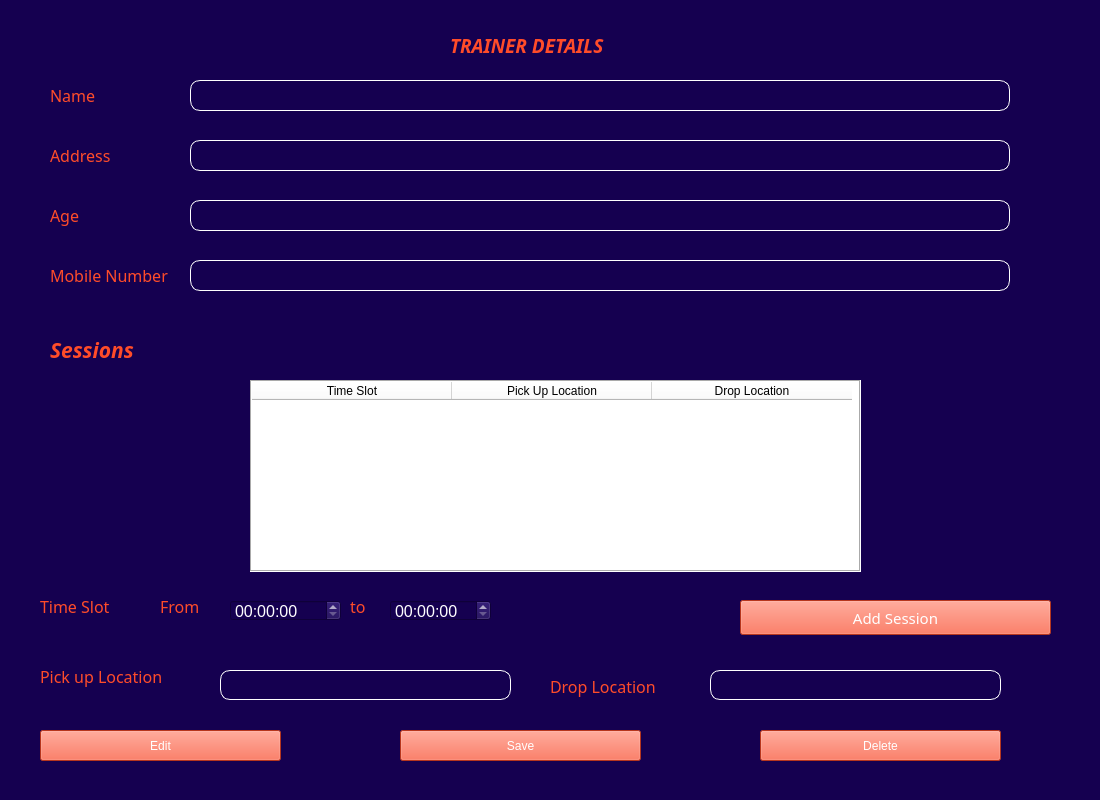
<?xml version="1.0" encoding="UTF-8"?>
<ui version="4.0">
 <class>MainWindow</class>
 <widget class="QMainWindow" name="MainWindow">
  <property name="geometry">
   <rect>
    <x>0</x>
    <y>0</y>
    <width>1100</width>
    <height>800</height>
   </rect>
  </property>
  <property name="windowTitle">
   <string>MainWindow</string>
  </property>
  <property name="styleSheet">
   <string notr="true">background:#150050;</string>
  </property>
  <widget class="QWidget" name="centralwidget">
   <property name="styleSheet">
    <string notr="true">QPushButton#SaveButton {
background-color:#FF4C29;
color:white;
}

QPushButton#SaveButton:hover {
    background-color:white;
color:#FF4C29;
}

QPushButton#SaveButton:pressed {
    background-color: rgb(224, 0, 0);     
}
QPushButton#EditButton {
background-color:#FF4C29;
color:white;
}

QPushButton#EditButton:hover {
    background-color:white;
color:#FF4C29;
}

QPushButton#EditButton:pressed {
    background-color: rgb(224, 0, 0);     
}
QPushButton#DeleteButton {
background-color:#FF4C29;
color:white;
}

QPushButton#DeleteButton:hover {
    background-color:white;
color:#FF4C29;
}

QPushButton#DeleteButton:pressed {
    background-color: rgb(224, 0, 0);     
}

QPushButton#AddSessionButton {
background-color:#FF4C29;
color:white;
}

QPushButton#AddSessionButton:hover {
    background-color:white;
color:#FF4C29;
}

QPushButton#AddSessionButton:pressed {
    background-color: rgb(224, 0, 0);     
}


</string>
   </property>
   <widget class="QLineEdit" name="dropLineEdit">
    <property name="geometry">
     <rect>
      <x>710</x>
      <y>670</y>
      <width>291</width>
      <height>30</height>
     </rect>
    </property>
    <property name="font">
     <font>
      <family>Gill Sans MT</family>
      <pointsize>11</pointsize>
     </font>
    </property>
    <property name="styleSheet">
     <string notr="true">border : 1px solid white;
border-radius : 10px;
color : white;</string>
    </property>
    <property name="alignment">
     <set>Qt::AlignCenter</set>
    </property>
   </widget>
   <widget class="QTimeEdit" name="frtimeEdit">
    <property name="geometry">
     <rect>
      <x>230</x>
      <y>600</y>
      <width>111</width>
      <height>21</height>
     </rect>
    </property>
    <property name="font">
     <font>
      <pointsize>12</pointsize>
     </font>
    </property>
    <property name="styleSheet">
     <string notr="true">color:white;</string>
    </property>
   </widget>
   <widget class="QLabel" name="label_2">
    <property name="geometry">
     <rect>
      <x>50</x>
      <y>340</y>
      <width>111</width>
      <height>20</height>
     </rect>
    </property>
    <property name="font">
     <font>
      <family>Gill Sans MT</family>
      <pointsize>16</pointsize>
      <weight>75</weight>
      <italic>true</italic>
      <bold>true</bold>
     </font>
    </property>
    <property name="styleSheet">
     <string notr="true">color:#FF4C29;</string>
    </property>
    <property name="text">
     <string>Sessions</string>
    </property>
   </widget>
   <widget class="QLabel" name="label_9">
    <property name="geometry">
     <rect>
      <x>550</x>
      <y>670</y>
      <width>141</width>
      <height>33</height>
     </rect>
    </property>
    <property name="font">
     <font>
      <family>Gill Sans MT</family>
      <pointsize>12</pointsize>
     </font>
    </property>
    <property name="styleSheet">
     <string notr="true">color:#FF4C29;</string>
    </property>
    <property name="text">
     <string>Drop Location</string>
    </property>
   </widget>
   <widget class="QLineEdit" name="pickupLineEdit">
    <property name="geometry">
     <rect>
      <x>220</x>
      <y>670</y>
      <width>291</width>
      <height>30</height>
     </rect>
    </property>
    <property name="font">
     <font>
      <family>Gill Sans MT</family>
      <pointsize>11</pointsize>
     </font>
    </property>
    <property name="styleSheet">
     <string notr="true">border : 1px solid white;
border-radius : 10px;
color : white;</string>
    </property>
    <property name="alignment">
     <set>Qt::AlignCenter</set>
    </property>
   </widget>
   <widget class="QLabel" name="label_11">
    <property name="geometry">
     <rect>
      <x>160</x>
      <y>590</y>
      <width>51</width>
      <height>33</height>
     </rect>
    </property>
    <property name="font">
     <font>
      <family>Gill Sans MT</family>
      <pointsize>12</pointsize>
     </font>
    </property>
    <property name="styleSheet">
     <string notr="true">color:#FF4C29;</string>
    </property>
    <property name="text">
     <string>From</string>
    </property>
   </widget>
   <widget class="QLabel" name="label_7">
    <property name="geometry">
     <rect>
      <x>350</x>
      <y>590</y>
      <width>31</width>
      <height>33</height>
     </rect>
    </property>
    <property name="font">
     <font>
      <family>Gill Sans MT</family>
      <pointsize>12</pointsize>
     </font>
    </property>
    <property name="styleSheet">
     <string notr="true">color:#FF4C29;</string>
    </property>
    <property name="text">
     <string>to</string>
    </property>
   </widget>
   <widget class="QLabel" name="label_10">
    <property name="geometry">
     <rect>
      <x>40</x>
      <y>590</y>
      <width>101</width>
      <height>33</height>
     </rect>
    </property>
    <property name="font">
     <font>
      <family>Gill Sans MT</family>
      <pointsize>12</pointsize>
     </font>
    </property>
    <property name="styleSheet">
     <string notr="true">color:#FF4C29;</string>
    </property>
    <property name="text">
     <string>Time Slot</string>
    </property>
   </widget>
   <widget class="QLabel" name="label_8">
    <property name="geometry">
     <rect>
      <x>40</x>
      <y>660</y>
      <width>141</width>
      <height>33</height>
     </rect>
    </property>
    <property name="font">
     <font>
      <family>Gill Sans MT</family>
      <pointsize>12</pointsize>
     </font>
    </property>
    <property name="styleSheet">
     <string notr="true">color:#FF4C29;</string>
    </property>
    <property name="text">
     <string>Pick up Location</string>
    </property>
   </widget>
   <widget class="QTableWidget" name="table">
    <property name="geometry">
     <rect>
      <x>250</x>
      <y>380</y>
      <width>611</width>
      <height>192</height>
     </rect>
    </property>
    <property name="sizePolicy">
     <sizepolicy hsizetype="Fixed" vsizetype="Fixed">
      <horstretch>0</horstretch>
      <verstretch>0</verstretch>
     </sizepolicy>
    </property>
    <property name="styleSheet">
     <string notr="true">background:white;</string>
    </property>
    <property name="frameShape">
     <enum>QFrame::Box</enum>
    </property>
    <attribute name="horizontalHeaderMinimumSectionSize">
     <number>47</number>
    </attribute>
    <attribute name="horizontalHeaderDefaultSectionSize">
     <number>200</number>
    </attribute>
    <attribute name="horizontalHeaderShowSortIndicator" stdset="0">
     <bool>true</bool>
    </attribute>
    <column>
     <property name="text">
      <string>Time Slot</string>
     </property>
    </column>
    <column>
     <property name="text">
      <string>Pick Up Location</string>
     </property>
    </column>
    <column>
     <property name="text">
      <string>Drop Location</string>
     </property>
    </column>
   </widget>
   <widget class="QTimeEdit" name="totimeEdit">
    <property name="geometry">
     <rect>
      <x>390</x>
      <y>600</y>
      <width>101</width>
      <height>21</height>
     </rect>
    </property>
    <property name="font">
     <font>
      <pointsize>12</pointsize>
     </font>
    </property>
    <property name="styleSheet">
     <string notr="true">color:white;</string>
    </property>
   </widget>
   <widget class="QPushButton" name="AddSessionButton">
    <property name="geometry">
     <rect>
      <x>740</x>
      <y>600</y>
      <width>311</width>
      <height>35</height>
     </rect>
    </property>
    <property name="font">
     <font>
      <family>Gill Sans MT</family>
      <pointsize>11</pointsize>
      <weight>50</weight>
      <italic>false</italic>
      <bold>false</bold>
     </font>
    </property>
    <property name="cursor">
     <cursorShape>OpenHandCursor</cursorShape>
    </property>
    <property name="styleSheet">
     <string notr="true"/>
    </property>
    <property name="text">
     <string>Add Session</string>
    </property>
   </widget>
   <widget class="QLabel" name="label">
    <property name="geometry">
     <rect>
      <x>450</x>
      <y>30</y>
      <width>491</width>
      <height>31</height>
     </rect>
    </property>
    <property name="font">
     <font>
      <family>Gill Sans MT</family>
      <pointsize>14</pointsize>
      <weight>75</weight>
      <italic>true</italic>
      <bold>true</bold>
     </font>
    </property>
    <property name="styleSheet">
     <string notr="true">color:#FF4C29;</string>
    </property>
    <property name="text">
     <string>TRAINER DETAILS</string>
    </property>
   </widget>
   <widget class="QLabel" name="addresstLabel">
    <property name="geometry">
     <rect>
      <x>50</x>
      <y>140</y>
      <width>67</width>
      <height>31</height>
     </rect>
    </property>
    <property name="font">
     <font>
      <family>Gill Sans MT</family>
      <pointsize>12</pointsize>
     </font>
    </property>
    <property name="styleSheet">
     <string notr="true">color:#FF4C29;</string>
    </property>
    <property name="text">
     <string>Address</string>
    </property>
   </widget>
   <widget class="QLabel" name="agetLabel">
    <property name="geometry">
     <rect>
      <x>50</x>
      <y>200</y>
      <width>32</width>
      <height>31</height>
     </rect>
    </property>
    <property name="font">
     <font>
      <family>Gill Sans MT</family>
      <pointsize>12</pointsize>
     </font>
    </property>
    <property name="styleSheet">
     <string notr="true">color:#FF4C29;</string>
    </property>
    <property name="text">
     <string>Age</string>
    </property>
   </widget>
   <widget class="QLineEdit" name="nameLineEdit">
    <property name="geometry">
     <rect>
      <x>190</x>
      <y>80</y>
      <width>820</width>
      <height>31</height>
     </rect>
    </property>
    <property name="font">
     <font>
      <family>Gill Sans MT</family>
      <pointsize>11</pointsize>
     </font>
    </property>
    <property name="styleSheet">
     <string notr="true">border : 1px solid white;
border-radius : 10px;
color : white;</string>
    </property>
    <property name="alignment">
     <set>Qt::AlignCenter</set>
    </property>
   </widget>
   <widget class="QLineEdit" name="ageLineEdit">
    <property name="geometry">
     <rect>
      <x>190</x>
      <y>200</y>
      <width>820</width>
      <height>31</height>
     </rect>
    </property>
    <property name="font">
     <font>
      <family>Gill Sans MT</family>
      <pointsize>11</pointsize>
     </font>
    </property>
    <property name="styleSheet">
     <string notr="true">border : 1px solid white;
border-radius : 10px;
color : white;</string>
    </property>
    <property name="alignment">
     <set>Qt::AlignCenter</set>
    </property>
   </widget>
   <widget class="QLineEdit" name="addressLineEdit">
    <property name="geometry">
     <rect>
      <x>190</x>
      <y>140</y>
      <width>820</width>
      <height>31</height>
     </rect>
    </property>
    <property name="font">
     <font>
      <family>Gill Sans MT</family>
      <pointsize>11</pointsize>
     </font>
    </property>
    <property name="styleSheet">
     <string notr="true">border : 1px solid white;
border-radius : 10px;
color : white;</string>
    </property>
    <property name="alignment">
     <set>Qt::AlignCenter</set>
    </property>
   </widget>
   <widget class="QLabel" name="mobileNumbertLabel">
    <property name="geometry">
     <rect>
      <x>50</x>
      <y>260</y>
      <width>130</width>
      <height>31</height>
     </rect>
    </property>
    <property name="font">
     <font>
      <family>Gill Sans MT</family>
      <pointsize>12</pointsize>
     </font>
    </property>
    <property name="styleSheet">
     <string notr="true">color:#FF4C29;</string>
    </property>
    <property name="text">
     <string>Mobile Number</string>
    </property>
   </widget>
   <widget class="QLineEdit" name="mobileNumberLineEdit">
    <property name="geometry">
     <rect>
      <x>190</x>
      <y>260</y>
      <width>820</width>
      <height>31</height>
     </rect>
    </property>
    <property name="font">
     <font>
      <family>Gill Sans MT</family>
      <pointsize>11</pointsize>
     </font>
    </property>
    <property name="styleSheet">
     <string notr="true">border : 1px solid white;
border-radius : 10px;
color : white;</string>
    </property>
    <property name="alignment">
     <set>Qt::AlignCenter</set>
    </property>
   </widget>
   <widget class="QLabel" name="nametLabel">
    <property name="geometry">
     <rect>
      <x>50</x>
      <y>80</y>
      <width>50</width>
      <height>30</height>
     </rect>
    </property>
    <property name="font">
     <font>
      <family>Gill Sans MT</family>
      <pointsize>12</pointsize>
     </font>
    </property>
    <property name="styleSheet">
     <string notr="true">color:#FF4C29;</string>
    </property>
    <property name="text">
     <string>Name</string>
    </property>
   </widget>
   <widget class="QPushButton" name="SaveButton">
    <property name="geometry">
     <rect>
      <x>400</x>
      <y>730</y>
      <width>241</width>
      <height>31</height>
     </rect>
    </property>
    <property name="text">
     <string>Save</string>
    </property>
   </widget>
   <widget class="QPushButton" name="EditButton">
    <property name="geometry">
     <rect>
      <x>40</x>
      <y>730</y>
      <width>241</width>
      <height>31</height>
     </rect>
    </property>
    <property name="text">
     <string>Edit</string>
    </property>
   </widget>
   <widget class="QPushButton" name="DeleteButton">
    <property name="geometry">
     <rect>
      <x>760</x>
      <y>730</y>
      <width>241</width>
      <height>31</height>
     </rect>
    </property>
    <property name="text">
     <string>Delete</string>
    </property>
   </widget>
   <widget class="QLabel" name="error">
    <property name="geometry">
     <rect>
      <x>40</x>
      <y>770</y>
      <width>331</width>
      <height>21</height>
     </rect>
    </property>
    <property name="styleSheet">
     <string notr="true">color:rgb(255, 0, 0);</string>
    </property>
    <property name="text">
     <string/>
    </property>
   </widget>
  </widget>
 </widget>
 <resources/>
 <connections/>
</ui>
